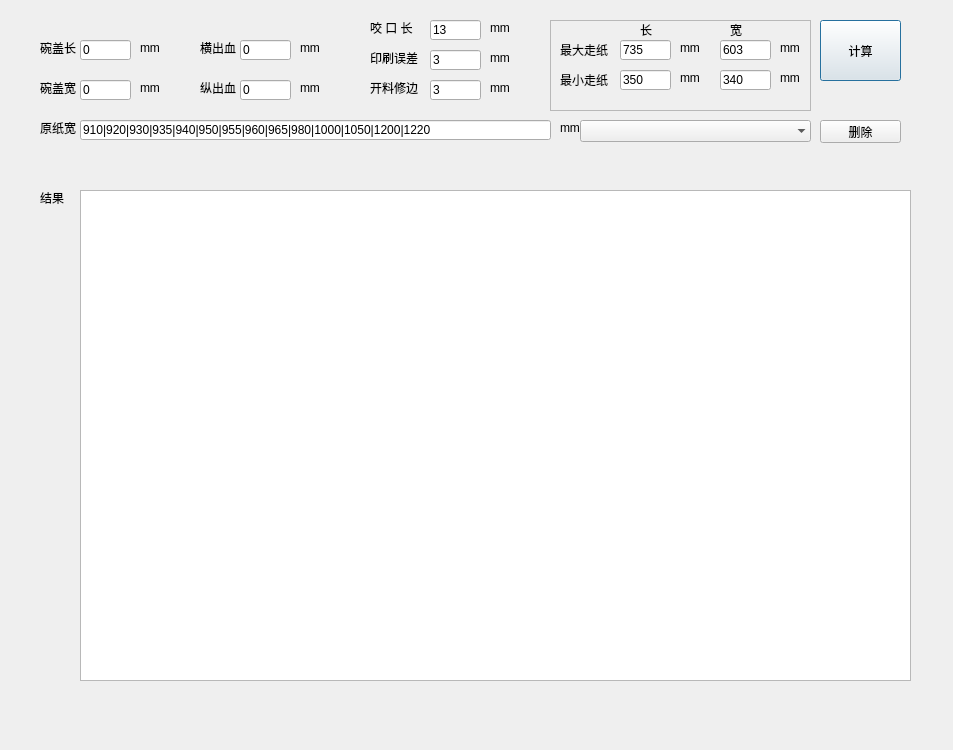
<?xml version="1.0" encoding="UTF-8"?>
<ui version="4.0">
 <author>初雪未霁</author>
 <class>MainWindow</class>
 <widget class="QMainWindow" name="MainWindow">
  <property name="windowModality">
   <enum>Qt::ApplicationModal</enum>
  </property>
  <property name="geometry">
   <rect>
    <x>0</x>
    <y>0</y>
    <width>953</width>
    <height>750</height>
   </rect>
  </property>
  <property name="maximumSize">
   <size>
    <width>979</width>
    <height>750</height>
   </size>
  </property>
  <property name="windowTitle">
   <string>开料计算</string>
  </property>
  <property name="windowIcon">
   <iconset>
    <normaloff>D:/onedrive/OneDrive - adosnan/技术员/14 py程序/QT纸张规格计算/1.ico</normaloff>D:/onedrive/OneDrive - adosnan/技术员/14 py程序/QT纸张规格计算/1.ico</iconset>
  </property>
  <widget class="QWidget" name="centralwidget">
   <widget class="QPushButton" name="pushButton">
    <property name="geometry">
     <rect>
      <x>820</x>
      <y>20</y>
      <width>81</width>
      <height>61</height>
     </rect>
    </property>
    <property name="text">
     <string>计算</string>
    </property>
    <property name="default">
     <bool>true</bool>
    </property>
    <property name="flat">
     <bool>false</bool>
    </property>
   </widget>
   <widget class="QLabel" name="out">
    <property name="geometry">
     <rect>
      <x>40</x>
      <y>190</y>
      <width>31</width>
      <height>16</height>
     </rect>
    </property>
    <property name="baseSize">
     <size>
      <width>0</width>
      <height>0</height>
     </size>
    </property>
    <property name="text">
     <string>结果</string>
    </property>
   </widget>
   <widget class="QLabel" name="label_3">
    <property name="geometry">
     <rect>
      <x>40</x>
      <y>40</y>
      <width>41</width>
      <height>16</height>
     </rect>
    </property>
    <property name="baseSize">
     <size>
      <width>0</width>
      <height>0</height>
     </size>
    </property>
    <property name="text">
     <string>碗盖长</string>
    </property>
   </widget>
   <widget class="QLabel" name="label_4">
    <property name="geometry">
     <rect>
      <x>40</x>
      <y>80</y>
      <width>41</width>
      <height>16</height>
     </rect>
    </property>
    <property name="baseSize">
     <size>
      <width>0</width>
      <height>0</height>
     </size>
    </property>
    <property name="text">
     <string>碗盖宽</string>
    </property>
   </widget>
   <widget class="QLabel" name="label_5">
    <property name="geometry">
     <rect>
      <x>200</x>
      <y>40</y>
      <width>41</width>
      <height>16</height>
     </rect>
    </property>
    <property name="baseSize">
     <size>
      <width>0</width>
      <height>0</height>
     </size>
    </property>
    <property name="text">
     <string>横出血</string>
    </property>
   </widget>
   <widget class="QLabel" name="label_6">
    <property name="geometry">
     <rect>
      <x>200</x>
      <y>80</y>
      <width>41</width>
      <height>16</height>
     </rect>
    </property>
    <property name="baseSize">
     <size>
      <width>0</width>
      <height>0</height>
     </size>
    </property>
    <property name="text">
     <string>纵出血</string>
    </property>
   </widget>
   <widget class="QLabel" name="label_7">
    <property name="geometry">
     <rect>
      <x>370</x>
      <y>20</y>
      <width>51</width>
      <height>16</height>
     </rect>
    </property>
    <property name="baseSize">
     <size>
      <width>0</width>
      <height>0</height>
     </size>
    </property>
    <property name="text">
     <string>咬 口 长</string>
    </property>
   </widget>
   <widget class="QLabel" name="label_8">
    <property name="geometry">
     <rect>
      <x>370</x>
      <y>80</y>
      <width>51</width>
      <height>16</height>
     </rect>
    </property>
    <property name="baseSize">
     <size>
      <width>0</width>
      <height>0</height>
     </size>
    </property>
    <property name="text">
     <string>开料修边</string>
    </property>
   </widget>
   <widget class="QLineEdit" name="x">
    <property name="geometry">
     <rect>
      <x>80</x>
      <y>40</y>
      <width>51</width>
      <height>20</height>
     </rect>
    </property>
    <property name="text">
     <string>0</string>
    </property>
   </widget>
   <widget class="QLineEdit" name="y">
    <property name="geometry">
     <rect>
      <x>80</x>
      <y>80</y>
      <width>51</width>
      <height>20</height>
     </rect>
    </property>
    <property name="text">
     <string>0</string>
    </property>
   </widget>
   <widget class="QLineEdit" name="x_">
    <property name="geometry">
     <rect>
      <x>240</x>
      <y>40</y>
      <width>51</width>
      <height>20</height>
     </rect>
    </property>
    <property name="text">
     <string>0</string>
    </property>
   </widget>
   <widget class="QLineEdit" name="y_">
    <property name="geometry">
     <rect>
      <x>240</x>
      <y>80</y>
      <width>51</width>
      <height>20</height>
     </rect>
    </property>
    <property name="text">
     <string>0</string>
    </property>
   </widget>
   <widget class="QLineEdit" name="yaokou">
    <property name="geometry">
     <rect>
      <x>430</x>
      <y>20</y>
      <width>51</width>
      <height>20</height>
     </rect>
    </property>
    <property name="text">
     <string>13</string>
    </property>
   </widget>
   <widget class="QLineEdit" name="xiubian">
    <property name="geometry">
     <rect>
      <x>430</x>
      <y>80</y>
      <width>51</width>
      <height>20</height>
     </rect>
    </property>
    <property name="text">
     <string>3</string>
    </property>
   </widget>
   <widget class="QLabel" name="label_9">
    <property name="geometry">
     <rect>
      <x>140</x>
      <y>40</y>
      <width>21</width>
      <height>16</height>
     </rect>
    </property>
    <property name="baseSize">
     <size>
      <width>0</width>
      <height>0</height>
     </size>
    </property>
    <property name="text">
     <string>mm</string>
    </property>
   </widget>
   <widget class="QLabel" name="label_10">
    <property name="geometry">
     <rect>
      <x>140</x>
      <y>80</y>
      <width>21</width>
      <height>16</height>
     </rect>
    </property>
    <property name="baseSize">
     <size>
      <width>0</width>
      <height>0</height>
     </size>
    </property>
    <property name="text">
     <string>mm</string>
    </property>
   </widget>
   <widget class="QLabel" name="label_11">
    <property name="geometry">
     <rect>
      <x>300</x>
      <y>40</y>
      <width>21</width>
      <height>16</height>
     </rect>
    </property>
    <property name="baseSize">
     <size>
      <width>0</width>
      <height>0</height>
     </size>
    </property>
    <property name="text">
     <string>mm</string>
    </property>
   </widget>
   <widget class="QLabel" name="label_12">
    <property name="geometry">
     <rect>
      <x>300</x>
      <y>80</y>
      <width>21</width>
      <height>16</height>
     </rect>
    </property>
    <property name="baseSize">
     <size>
      <width>0</width>
      <height>0</height>
     </size>
    </property>
    <property name="text">
     <string>mm</string>
    </property>
   </widget>
   <widget class="QLabel" name="label_13">
    <property name="geometry">
     <rect>
      <x>490</x>
      <y>20</y>
      <width>21</width>
      <height>16</height>
     </rect>
    </property>
    <property name="baseSize">
     <size>
      <width>0</width>
      <height>0</height>
     </size>
    </property>
    <property name="text">
     <string>mm</string>
    </property>
   </widget>
   <widget class="QLabel" name="label_14">
    <property name="geometry">
     <rect>
      <x>490</x>
      <y>80</y>
      <width>21</width>
      <height>16</height>
     </rect>
    </property>
    <property name="baseSize">
     <size>
      <width>0</width>
      <height>0</height>
     </size>
    </property>
    <property name="text">
     <string>mm</string>
    </property>
   </widget>
   <widget class="QLineEdit" name="paper">
    <property name="geometry">
     <rect>
      <x>80</x>
      <y>120</y>
      <width>471</width>
      <height>20</height>
     </rect>
    </property>
    <property name="text">
     <string>910|920|930|935|940|950|955|960|965|980|1000|1050|1200|1220</string>
    </property>
    <property name="placeholderText">
     <string>请输入纸张宽度，多个用&quot;|&quot;分隔开，如&quot;910|920&quot;</string>
    </property>
   </widget>
   <widget class="QLabel" name="label_15">
    <property name="geometry">
     <rect>
      <x>40</x>
      <y>120</y>
      <width>41</width>
      <height>16</height>
     </rect>
    </property>
    <property name="baseSize">
     <size>
      <width>0</width>
      <height>0</height>
     </size>
    </property>
    <property name="text">
     <string>原纸宽</string>
    </property>
   </widget>
   <widget class="QLabel" name="label_16">
    <property name="geometry">
     <rect>
      <x>560</x>
      <y>120</y>
      <width>21</width>
      <height>16</height>
     </rect>
    </property>
    <property name="baseSize">
     <size>
      <width>0</width>
      <height>0</height>
     </size>
    </property>
    <property name="text">
     <string>mm</string>
    </property>
   </widget>
   <widget class="QFrame" name="frame">
    <property name="geometry">
     <rect>
      <x>550</x>
      <y>20</y>
      <width>261</width>
      <height>91</height>
     </rect>
    </property>
    <property name="frameShape">
     <enum>QFrame::StyledPanel</enum>
    </property>
    <property name="frameShadow">
     <enum>QFrame::Raised</enum>
    </property>
    <widget class="QLineEdit" name="zdzzk">
     <property name="geometry">
      <rect>
       <x>170</x>
       <y>20</y>
       <width>51</width>
       <height>20</height>
      </rect>
     </property>
     <property name="text">
      <string>603</string>
     </property>
    </widget>
    <widget class="QLabel" name="label_17">
     <property name="geometry">
      <rect>
       <x>230</x>
       <y>20</y>
       <width>21</width>
       <height>16</height>
      </rect>
     </property>
     <property name="baseSize">
      <size>
       <width>0</width>
       <height>0</height>
      </size>
     </property>
     <property name="text">
      <string>mm</string>
     </property>
    </widget>
    <widget class="QLineEdit" name="zdzzc">
     <property name="geometry">
      <rect>
       <x>70</x>
       <y>20</y>
       <width>51</width>
       <height>20</height>
      </rect>
     </property>
     <property name="text">
      <string>735</string>
     </property>
    </widget>
    <widget class="QLabel" name="label_18">
     <property name="geometry">
      <rect>
       <x>130</x>
       <y>20</y>
       <width>21</width>
       <height>16</height>
      </rect>
     </property>
     <property name="baseSize">
      <size>
       <width>0</width>
       <height>0</height>
      </size>
     </property>
     <property name="text">
      <string>mm</string>
     </property>
    </widget>
    <widget class="QLabel" name="label_20">
     <property name="geometry">
      <rect>
       <x>10</x>
       <y>20</y>
       <width>71</width>
       <height>20</height>
      </rect>
     </property>
     <property name="baseSize">
      <size>
       <width>0</width>
       <height>0</height>
      </size>
     </property>
     <property name="text">
      <string>最大走纸</string>
     </property>
    </widget>
    <widget class="QLabel" name="label_22">
     <property name="geometry">
      <rect>
       <x>10</x>
       <y>50</y>
       <width>71</width>
       <height>20</height>
      </rect>
     </property>
     <property name="baseSize">
      <size>
       <width>0</width>
       <height>0</height>
      </size>
     </property>
     <property name="text">
      <string>最小走纸</string>
     </property>
    </widget>
    <widget class="QLineEdit" name="zxzzc">
     <property name="geometry">
      <rect>
       <x>70</x>
       <y>50</y>
       <width>51</width>
       <height>20</height>
      </rect>
     </property>
     <property name="text">
      <string>350</string>
     </property>
    </widget>
    <widget class="QLineEdit" name="zxzzk">
     <property name="geometry">
      <rect>
       <x>170</x>
       <y>50</y>
       <width>51</width>
       <height>20</height>
      </rect>
     </property>
     <property name="text">
      <string>340</string>
     </property>
    </widget>
    <widget class="QLabel" name="label_23">
     <property name="geometry">
      <rect>
       <x>130</x>
       <y>50</y>
       <width>21</width>
       <height>16</height>
      </rect>
     </property>
     <property name="baseSize">
      <size>
       <width>0</width>
       <height>0</height>
      </size>
     </property>
     <property name="text">
      <string>mm</string>
     </property>
    </widget>
    <widget class="QLabel" name="label_24">
     <property name="geometry">
      <rect>
       <x>230</x>
       <y>50</y>
       <width>21</width>
       <height>16</height>
      </rect>
     </property>
     <property name="baseSize">
      <size>
       <width>0</width>
       <height>0</height>
      </size>
     </property>
     <property name="text">
      <string>mm</string>
     </property>
    </widget>
    <widget class="QLabel" name="label_25">
     <property name="geometry">
      <rect>
       <x>90</x>
       <y>0</y>
       <width>21</width>
       <height>20</height>
      </rect>
     </property>
     <property name="baseSize">
      <size>
       <width>0</width>
       <height>0</height>
      </size>
     </property>
     <property name="text">
      <string>长</string>
     </property>
    </widget>
    <widget class="QLabel" name="label_26">
     <property name="geometry">
      <rect>
       <x>180</x>
       <y>0</y>
       <width>21</width>
       <height>20</height>
      </rect>
     </property>
     <property name="baseSize">
      <size>
       <width>0</width>
       <height>0</height>
      </size>
     </property>
     <property name="text">
      <string>宽</string>
     </property>
    </widget>
   </widget>
   <widget class="QTableWidget" name="outview">
    <property name="geometry">
     <rect>
      <x>80</x>
      <y>190</y>
      <width>831</width>
      <height>491</height>
     </rect>
    </property>
    <attribute name="horizontalHeaderDefaultSectionSize">
     <number>50</number>
    </attribute>
   </widget>
   <widget class="QLabel" name="label_19">
    <property name="geometry">
     <rect>
      <x>490</x>
      <y>50</y>
      <width>21</width>
      <height>16</height>
     </rect>
    </property>
    <property name="baseSize">
     <size>
      <width>0</width>
      <height>0</height>
     </size>
    </property>
    <property name="text">
     <string>mm</string>
    </property>
   </widget>
   <widget class="QLineEdit" name="yswc">
    <property name="geometry">
     <rect>
      <x>430</x>
      <y>50</y>
      <width>51</width>
      <height>20</height>
     </rect>
    </property>
    <property name="text">
     <string>3</string>
    </property>
   </widget>
   <widget class="QLabel" name="label_21">
    <property name="geometry">
     <rect>
      <x>370</x>
      <y>50</y>
      <width>51</width>
      <height>16</height>
     </rect>
    </property>
    <property name="baseSize">
     <size>
      <width>0</width>
      <height>0</height>
     </size>
    </property>
    <property name="text">
     <string>印刷误差</string>
    </property>
   </widget>
   <widget class="QComboBox" name="comboBox">
    <property name="geometry">
     <rect>
      <x>580</x>
      <y>120</y>
      <width>231</width>
      <height>22</height>
     </rect>
    </property>
    <property name="frame">
     <bool>false</bool>
    </property>
   </widget>
   <widget class="QPushButton" name="pushButton_2">
    <property name="geometry">
     <rect>
      <x>820</x>
      <y>120</y>
      <width>81</width>
      <height>23</height>
     </rect>
    </property>
    <property name="text">
     <string>删除</string>
    </property>
   </widget>
  </widget>
  <action name="actiongy">
   <property name="text">
    <string>gy</string>
   </property>
  </action>
 </widget>
 <resources/>
 <connections/>
</ui>
